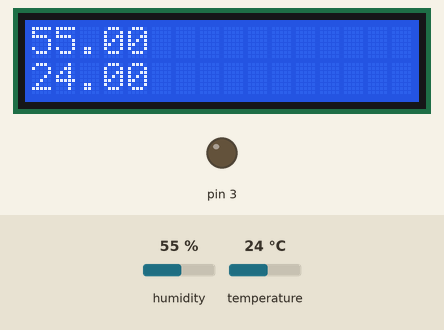
Simulated run of this sketch. Board: Arduino Uno, built with avr-gcc and run on an emulated ATmega328P. Parts: 16×2 character LCD, output pins drawn as LEDs (lit = HIGH). The inputs (shaded band) are chosen by the test bench; at power-on: humidity 55 %, temperature 24 °C.

Above: at 1.2 s.
1.3 s: humidity set to 22 %
At 3.3 s:
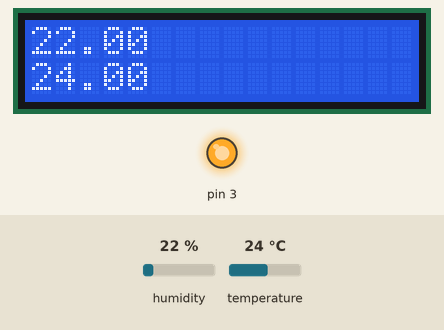
4.0 s: temperature set to 12 °C
At 4.4 s:
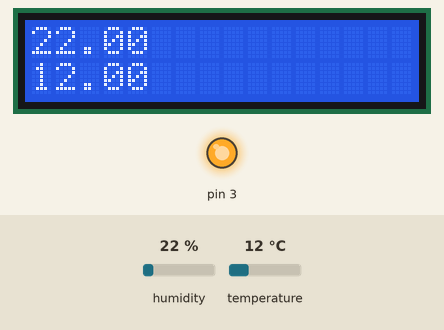
6.7 s: humidity set to 40 %
At 8.9 s:
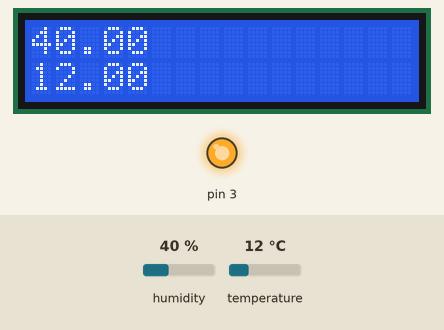
9.6 s: temperature set to 19 °C
At 11.1 s:
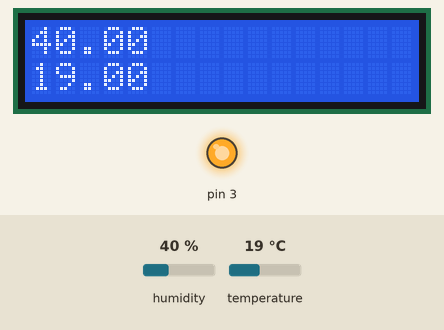
Timing chart, 0 to 12.6 s (numbered marks = the images above; inputs shaded):
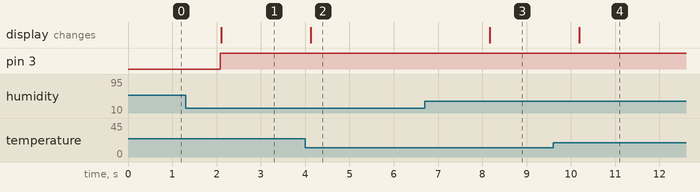

The sketch:

terraium.ino
```cpp
#include <LiquidCrystal_I2C.h>
#include "DHT.h"
LiquidCrystal_I2C lcd(0x27, 16, 2); // I2C address 0x27, 16 column and 2 rows
#define DHTPIN 2     // Digital pin connected to the DHT sensor
#define DHTTYPE DHT22
DHT dht(DHTPIN, DHTTYPE);

void setup()
{
  Serial.begin(9600);
  dht.begin();
  lcd.init(); // initialize the lcd
  lcd.backlight();
  pinMode(3, OUTPUT);
}

void loop()
{
  float h = dht.readHumidity();
  float t = dht.readTemperature();

  lcd.clear();                 // clear display
  lcd.setCursor(0, 0);         // move cursor to   (0, 0)
  lcd.print(h);        // print message at (0, 0)
  lcd.setCursor(0, 1);         // move cursor to   (2, 1)
  lcd.print(t); // print message at (2, 1)
  delay(2000);                 // display the above for two seconds

  if(h<60){
    digitalWrite(3, HIGH);
  }
  else{
    digitalWrite(3, LOW);
  }
}
```

Measured:
- after the input at 1.3 s, the display: changes after 0.80 s (image 1)
- after the input at 4.0 s, the display: changes after 0.12 s (image 2)
- after the input at 6.7 s, the display: changes after 1.5 s (image 3)
- after the input at 9.6 s, the display: changes after 0.58 s (image 4)
